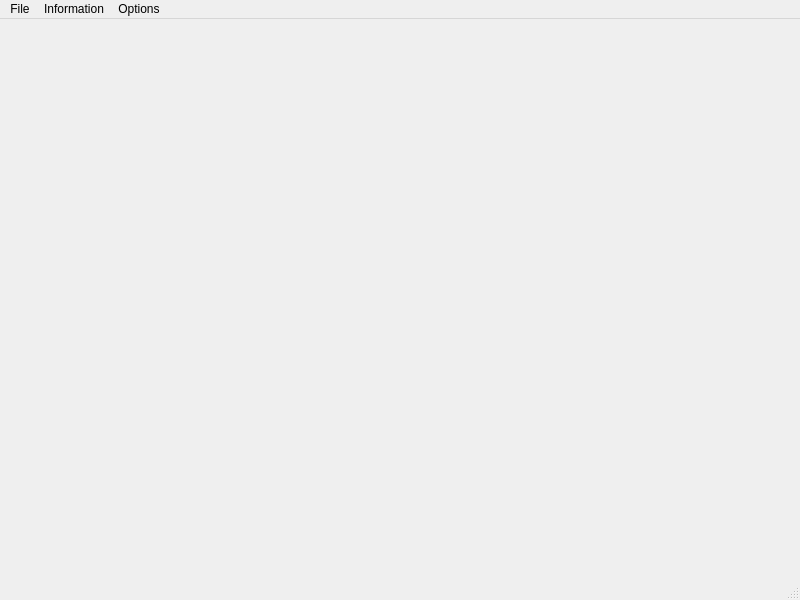
<?xml version="1.0" encoding="UTF-8"?>
<ui version="4.0">
 <class>TextRedactor</class>
 <widget class="QMainWindow" name="TextRedactor">
  <property name="geometry">
   <rect>
    <x>0</x>
    <y>0</y>
    <width>800</width>
    <height>600</height>
   </rect>
  </property>
  <property name="windowTitle">
   <string>TextRedactor</string>
  </property>
  <widget class="QWidget" name="centralwidget">
   <layout class="QGridLayout" name="gridLayout"/>
  </widget>
  <widget class="QMenuBar" name="menubar">
   <property name="geometry">
    <rect>
     <x>0</x>
     <y>0</y>
     <width>800</width>
     <height>21</height>
    </rect>
   </property>
   <widget class="QMenu" name="menuFile">
    <property name="title">
     <string>File</string>
    </property>
   </widget>
   <widget class="QMenu" name="menuInformation">
    <property name="title">
     <string>Information</string>
    </property>
   </widget>
   <widget class="QMenu" name="menuOptions">
    <property name="title">
     <string>Options</string>
    </property>
   </widget>
   <addaction name="menuFile"/>
   <addaction name="menuInformation"/>
   <addaction name="menuOptions"/>
  </widget>
  <widget class="QStatusBar" name="statusbar"/>
  <action name="actionOpen">
   <property name="text">
    <string>Open</string>
   </property>
   <property name="shortcut">
    <string>Ctrl+O</string>
   </property>
  </action>
  <action name="actionSave">
   <property name="text">
    <string>Save</string>
   </property>
   <property name="shortcut">
    <string>Ctrl+S</string>
   </property>
  </action>
 </widget>
 <resources/>
 <connections/>
</ui>
